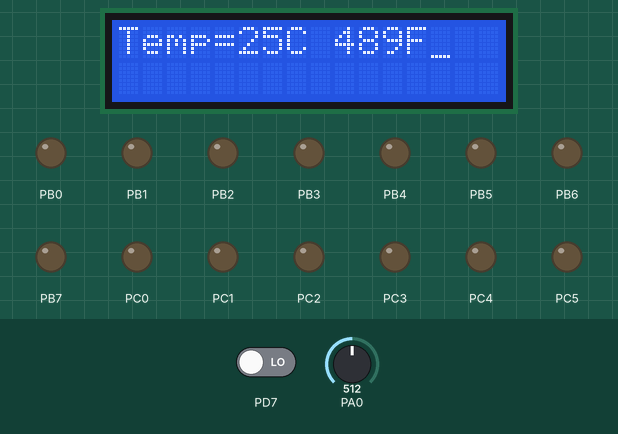
This program was run on a simulated ATmega32, built with avr-gcc and emulated at 1.6 MHz. On the bench: 16×2 character LCD, output pins drawn as LEDs (lit = HIGH). Wiring (inferred from the names in the program): character LCD (HD44780): RS PD4; R/W PD5; E PD6; data PD0, PD1, PD2, PD3. Inputs (shaded band) come from the test bench; at power-on: PA0 = 512, PD7 LOW. Pins used as bus, display or sensor lines are not drawn.

Above: at 1.2 s.
1.3 s: PA0 set to 56
At 3.4 s:
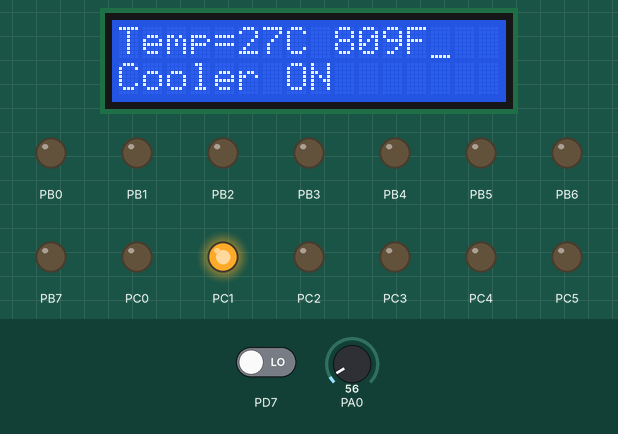
3.7 s: PA0 set to 46
At 7.1 s:
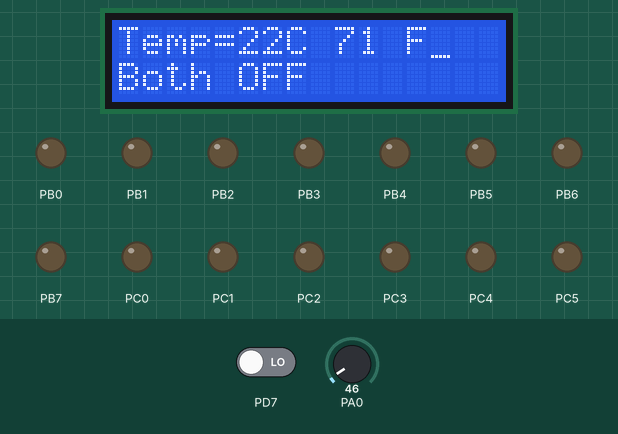
7.7 s: PA0 set to 25
At 10.1 s:
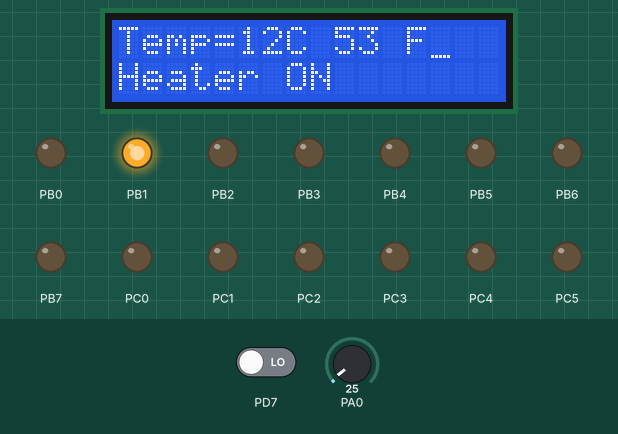
10.8 s: PA0 set to 122
At 12.8 s:
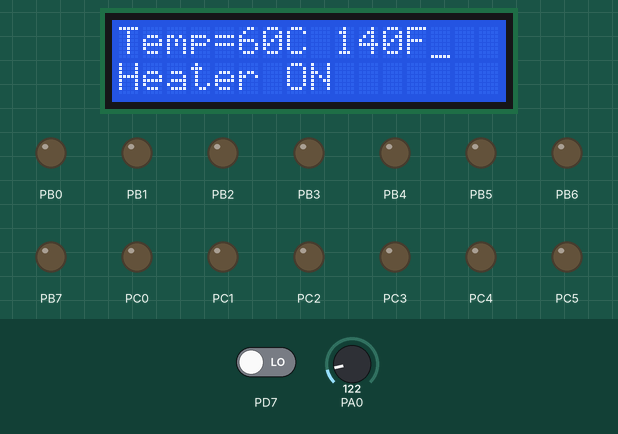
Timing chart, 0 to 14.8 s (numbered marks = the images above; inputs shaded):
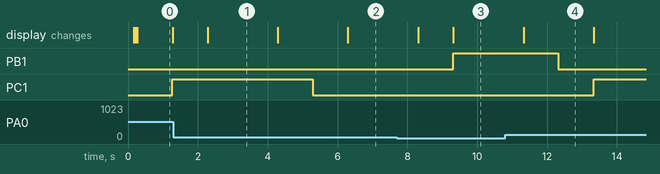

Measured:
- the behaviour switches between 51 and 50 on PA0 (found by bisection; images 1 and 2)
- after the input at 1.3 s, the display: changes after 0.98 s (image 1)
- after the input at 3.7 s, PC1: HIGH → LOW after 1.6 s; the display: first changes after 0.59 s (image 2 shows a later state)
- after the input at 7.7 s, PB1: LOW → HIGH after 1.6 s; the display: first changes after 0.61 s (image 3 shows a later state)
- after the input at 10.8 s, PB1: HIGH → LOW after 1.5 s; PC1: LOW → HIGH after 2.5 s; the display: changes after 0.52 s (image 4)
- what the display in image 0 shows lasts 1.0 s, from 0.3 s to 1.3 s

The program:

main.c
```c
#ifndef F_CPU
#define F_CPU 1600000UL
#endif
#include <avr/io.h>
#include <util/delay.h>

#include "LCD/lcd.h"

enum state{s1, s2, s3};
enum state ST=s1;


void adc_init()
{
	// AREF = AVcc
	ADMUX = (1<<REFS0);

	// ADC Enable and prescaler of 128

	ADCSRA = (1<<ADEN)|(1<<ADPS2)|(1<<ADPS1)|(1<<ADPS0);
}

// read adc value
uint16_t adc_read(uint8_t ch)
{
	// select the corresponding channel 0~7

	ch &= 0b00000111;  // AND operation with 7
	ADMUX = (ADMUX & 0xF8)|ch;

	// start single conversion
	// write '1' to ADSC
	ADCSRA |= (1<<ADSC);

	// wait for conversion to complete
	// ADSC becomes '0' again

	while(ADCSRA & (1<<ADSC));

	return (ADC);
}

int main()
{
	DDRB=0xff; //output
	DDRC=0xFF; //output
	uint16_t adc_result0;
	int temp;
	int far;
	char buffer[10];


	// initialize adc and lcd
	adc_init();
	lcd_init(LCD_DISP_ON_CURSOR); //CURSOR


	lcd_clrscr();
	lcd_gotoxy(0,0);


	_delay_ms(50);

	while(1)
	{
		adc_result0 = adc_read(0);      // read adc value at PA0

		temp=adc_result0/2.01;   // finding the temperature


		lcd_gotoxy(0,0);
		itoa(temp,buffer,10);
		lcd_puts("Temp=");   //display temperature
		lcd_puts(buffer);
		lcd_gotoxy(7,0);
		lcd_puts("C");
		far=(1.8*temp)+32;
		lcd_gotoxy(9,0);
		itoa(far,buffer,10);
		lcd_puts(buffer);
		lcd_gotoxy(12,0);
		lcd_puts("F");
		_delay_ms(1000);

		if(ST==s1)
		{
			PORTC=(0<<PINC1); //cooler
			PORTB=(0<<PINB1); //heater

			lcd_clrscr();
			lcd_home();
			lcd_gotoxy(0,1);
			lcd_puts("Both OFF");

			if(temp>35)
			{
				ST=s2;
				lcd_clrscr();
				lcd_home();
				lcd_gotoxy(0,1);
				lcd_puts("Cooler ON");

				PORTC=(1<<PINC1); //cooler
				PORTB=(0<<PINB1); //heater

			}

			if(temp<15)
			{
				ST=s3;
				lcd_clrscr();
				lcd_home();
				lcd_gotoxy(0,1);
				lcd_puts("Heater ON");

				PORTC=(0<<PINC1); //cooler
				PORTB=(1<<PINB1); //heater
			}
		}
		if(ST==s2)
		{
			if(temp<25)
			{
				ST=s1;
				PORTC=(0<<PINC1); //cooler
				PORTB=(0<<PINB1); //heater
			}

		}
		if(ST==s3)
		{
			if(temp>30)
			{
				ST=s1;
				PORTC=(0<<PINC1); //cooler
				PORTB=(0<<PINB1); //heater
			}

		}

	}
}
```

lcd.h
```c
#ifndef LCD_H
#define LCD_H
/*************************************************************************
 Title	:   C include file for the HD44780U LCD library (lcd.c)
 Author:    Peter Fleury <pfleury@gmx.ch>  http://jump.to/fleury
 File:	    $Id: lcd.h,v 1.13.2.2 2006/01/30 19:51:33 peter Exp $
 Software:  AVR-GCC 3.3
 Hardware:  any AVR device, memory mapped mode only for AT90S4414/8515/Mega
***************************************************************************/

/**
 @defgroup pfleury_lcd LCD library
 @code #include <lcd.h> @endcode

 @brief Basic routines for interfacing a HD44780U-based text LCD display

 Originally based on Volker Oth's LCD library,
 changed lcd_init(), added additional constants for lcd_command(),
 added 4-bit I/O mode, improved and optimized code.

 Library can be operated in memory mapped mode (LCD_IO_MODE=0) or in
 4-bit IO port mode (LCD_IO_MODE=1). 8-bit IO port mode not supported.

 Memory mapped mode compatible with Kanda STK200, but supports also
 generation of R/W signal through A8 address line.

 @author Peter Fleury pfleury@gmx.ch http://jump.to/fleury

 @see The chapter <a href="http://homepage.sunrise.ch/mysunrise/peterfleury/avr-lcd44780.html" target="_blank">Interfacing a HD44780 Based LCD to an AVR</a>
      on my home page.

*/

/*@{*/

#if (__GNUC__ * 100 + __GNUC_MINOR__) < 303
#error "This library requires AVR-GCC 3.3 or later, update to newer AVR-GCC compiler !"
#endif

#include <inttypes.h>
#include <avr/pgmspace.h>

/**
 *  @name  Definitions for MCU Clock Frequency
 *  Adapt the MCU clock frequency in Hz to your target.
 */
#define XTAL 16000000              /**< clock frequency in Hz, used to calculate delay timer */


/**
 * @name  Definition for LCD controller type
 * Use 0 for HD44780 controller, change to 1 for displays with KS0073 controller.
 */
#define LCD_CONTROLLER_KS0073 0  /**< Use 0 for HD44780 controller, 1 for KS0073 controller */

/**
 *  @name  Definitions for Display Size
 *  Change these definitions to adapt setting to your display
 */
#define LCD_LINES           2     /**< number of visible lines of the display */
#define LCD_DISP_LENGTH    16     /**< visibles characters per line of the display */
#define LCD_LINE_LENGTH  0x40     /**< internal line length of the display    */
#define LCD_START_LINE1  0x00     /**< DDRAM address of first char of line 1 */
#define LCD_START_LINE2  0x40     /**< DDRAM address of first char of line 2 */
#define LCD_START_LINE3  0x14     /**< DDRAM address of first char of line 3 */
#define LCD_START_LINE4  0x54     /**< DDRAM address of first char of line 4 */
#define LCD_WRAP_LINES      0     /**< 0: no wrap, 1: wrap at end of visibile line */


#define LCD_IO_MODE      1         /**< 0: memory mapped mode, 1: IO port mode */
#if LCD_IO_MODE
/**
 *  @name Definitions for 4-bit IO mode
 *  Change LCD_PORT if you want to use a different port for the LCD pins.
 *
 *  The four LCD data lines and the three control lines RS, RW, E can be on the
 *  same port or on different ports.
 *  Change LCD_RS_PORT, LCD_RW_PORT, LCD_E_PORT if you want the control lines on
 *  different ports.
 *
 *  Normally the four data lines should be mapped to bit 0..3 on one port, but it
 *  is possible to connect these data lines in different order or even on different
 *  ports by adapting the LCD_DATAx_PORT and LCD_DATAx_PIN definitions.
 *
 */
#define LCD_PORT         PORTD       /**< port for the LCD lines   */
#define LCD_DATA0_PORT   LCD_PORT     /**< port for 4bit data bit 0 */
#define LCD_DATA1_PORT   LCD_PORT     /**< port for 4bit data bit 1 */
#define LCD_DATA2_PORT   LCD_PORT     /**< port for 4bit data bit 2 */
#define LCD_DATA3_PORT   LCD_PORT     /**< port for 4bit data bit 3 */
#define LCD_DATA0_PIN    0            /**< pin for 4bit data bit 0  */
#define LCD_DATA1_PIN    1            /**< pin for 4bit data bit 1  */
#define LCD_DATA2_PIN    2            /**< pin for 4bit data bit 2  */
#define LCD_DATA3_PIN    3            /**< pin for 4bit data bit 3  */
#define LCD_RS_PORT      LCD_PORT     /**< port for RS line         */
#define LCD_RS_PIN       4            /**< pin  for RS line         */
#define LCD_RW_PORT      LCD_PORT     /**< port for RW line         */
#define LCD_RW_PIN       5            /**< pin  for RW line         */
#define LCD_E_PORT       LCD_PORT     /**< port for Enable line     */
#define LCD_E_PIN        6            /**< pin  for Enable line     */

#elif defined(__AVR_AT90S4414__) || defined(__AVR_AT90S8515__) || defined(__AVR_ATmega64__) || \
      defined(__AVR_ATmega8515__)|| defined(__AVR_ATmega103__) || defined(__AVR_ATmega128__) || \
      defined(__AVR_ATmega161__) || defined(__AVR_ATmega162__)
/*
 *  memory mapped mode is only supported when the device has an external data memory interface
 */
#define LCD_IO_DATA      0xC000    /* A15=E=1, A14=RS=1                 */
#define LCD_IO_FUNCTION  0x8000    /* A15=E=1, A14=RS=0                 */
#define LCD_IO_READ      0x0100    /* A8 =R/W=1 (R/W: 1=Read, 0=Write   */
#else
#error "external data memory interface not available for this device, use 4-bit IO port mode"

#endif


/**
 *  @name Definitions for LCD command instructions
 *  The constants define the various LCD controller instructions which can be passed to the
 *  function lcd_command(), see HD44780 data sheet for a complete description.
 */

/* instruction register bit positions, see HD44780U data sheet */
#define LCD_CLR               0      /* DB0: clear display                  */
#define LCD_HOME              1      /* DB1: return to home position        */
#define LCD_ENTRY_MODE        2      /* DB2: set entry mode                 */
#define LCD_ENTRY_INC         1      /*   DB1: 1=increment, 0=decrement     */
#define LCD_ENTRY_SHIFT       0      /*   DB2: 1=display shift on           */
#define LCD_ON                3      /* DB3: turn lcd/cursor on             */
#define LCD_ON_DISPLAY        2      /*   DB2: turn display on              */
#define LCD_ON_CURSOR         1      /*   DB1: turn cursor on               */
#define LCD_ON_BLINK          0      /*     DB0: blinking cursor ?          */
#define LCD_MOVE              4      /* DB4: move cursor/display            */
#define LCD_MOVE_DISP         3      /*   DB3: move display (0-> cursor) ?  */
#define LCD_MOVE_RIGHT        2      /*   DB2: move right (0-> left) ?      */
#define LCD_FUNCTION          5      /* DB5: function set                   */
#define LCD_FUNCTION_8BIT     4      /*   DB4: set 8BIT mode (0->4BIT mode) */
#define LCD_FUNCTION_2LINES   3      /*   DB3: two lines (0->one line)      */
#define LCD_FUNCTION_10DOTS   2      /*   DB2: 5x10 font (0->5x7 font)      */
#define LCD_CGRAM             6      /* DB6: set CG RAM address             */
#define LCD_DDRAM             7      /* DB7: set DD RAM address             */
#define LCD_BUSY              7      /* DB7: LCD is busy                    */

/* set entry mode: display shift on/off, dec/inc cursor move direction */
#define LCD_ENTRY_DEC            0x04   /* display shift off, dec cursor move dir */
#define LCD_ENTRY_DEC_SHIFT      0x05   /* display shift on,  dec cursor move dir */
#define LCD_ENTRY_INC_           0x06   /* display shift off, inc cursor move dir */
#define LCD_ENTRY_INC_SHIFT      0x07   /* display shift on,  inc cursor move dir */

/* display on/off, cursor on/off, blinking char at cursor position */
#define LCD_DISP_OFF             0x08   /* display off                            */
#define LCD_DISP_ON              0x0C   /* display on, cursor off                 */
#define LCD_DISP_ON_BLINK        0x0D   /* display on, cursor off, blink char     */
#define LCD_DISP_ON_CURSOR       0x0E   /* display on, cursor on                  */
#define LCD_DISP_ON_CURSOR_BLINK 0x0F   /* display on, cursor on, blink char      */

/* move cursor/shift display */
#define LCD_MOVE_CURSOR_LEFT     0x10   /* move cursor left  (decrement)          */
#define LCD_MOVE_CURSOR_RIGHT    0x14   /* move cursor right (increment)          */
#define LCD_MOVE_DISP_LEFT       0x18   /* shift display left                     */
#define LCD_MOVE_DISP_RIGHT      0x1C   /* shift display right                    */

/* function set: set interface data length and number of display lines */
#define LCD_FUNCTION_4BIT_1LINE  0x20   /* 4-bit interface, single line, 5x7 dots */
#define LCD_FUNCTION_4BIT_2LINES 0x28   /* 4-bit interface, dual line,   5x7 dots */
#define LCD_FUNCTION_8BIT_1LINE  0x30   /* 8-bit interface, single line, 5x7 dots */
#define LCD_FUNCTION_8BIT_2LINES 0x38   /* 8-bit interface, dual line,   5x7 dots */


#define LCD_MODE_DEFAULT     ((1<<LCD_ENTRY_MODE) | (1<<LCD_ENTRY_INC) )


/**
 *  @name Functions
 */


/**
 @brief    Initialize display and select type of cursor
 @param    dispAttr \b LCD_DISP_OFF display off\n
                    \b LCD_DISP_ON display on, cursor off\n
                    \b LCD_DISP_ON_CURSOR display on, cursor on\n
                    \b LCD_DISP_ON_CURSOR_BLINK display on, cursor on flashing
 @return  none
*/
extern void lcd_init(uint8_t dispAttr);


/**
 @brief    Clear display and set cursor to home position
 @param    void
 @return   none
*/
extern void lcd_clrscr(void);


/**
 @brief    Set cursor to home position
 @param    void
 @return   none
*/
extern void lcd_home(void);


/**
 @brief    Set cursor to specified position

 @param    x horizontal position\n (0: left most position)
 @param    y vertical position\n   (0: first line)
 @return   none
*/
extern void lcd_gotoxy(uint8_t x, uint8_t y);


/**
 @brief    Display character at current cursor position
 @param    c character to be displayed
 @return   none
*/
extern void lcd_putc(char c);


/**
 @brief    Display string without auto linefeed
 @param    s string to be displayed
 @return   none
*/
extern void lcd_puts(const char *s);


/**
 @brief    Display string from program memory without auto linefeed
 @param    s string from program memory be be displayed
 @return   none
 @see      lcd_puts_P
*/
extern void lcd_puts_p(const char *progmem_s);


/**
 @brief    Send LCD controller instruction command
 @param    cmd instruction to send to LCD controller, see HD44780 data sheet
 @return   none
*/
extern void lcd_command(uint8_t cmd);


/**
 @brief    Send data byte to LCD controller

 Similar to lcd_putc(), but without interpreting LF
 @param    data byte to send to LCD controller, see HD44780 data sheet
 @return   none
*/
extern void lcd_data(uint8_t data);


/**
 @brief macros for automatically storing string constant in program memory
*/
#define lcd_puts_P(__s)         lcd_puts_p(PSTR(__s))

/*@}*/
#endif //LCD_H
```

Source omitted: lcd.c (21017 bytes)
